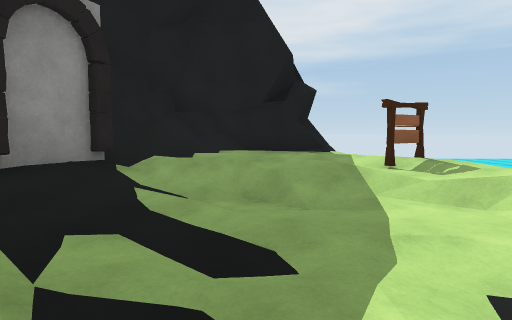
View 1 (above)

16 first-person views from a walk through a 3-D level made in the Unity game engine. The camera is 1.4 m above the floor, tilts 4° down and sees 75° across. The floor is counted in squares, 2 m on a side. Each view is taken from the middle of a square. On the plan, view 1 faces up. The plan holds only what a view shows up to about 10 squares ahead; the rest is blank. The place goes on beyond the plan. The player character is not drawn. Surface patterns are stand-ins for the level's own textures.

View 2
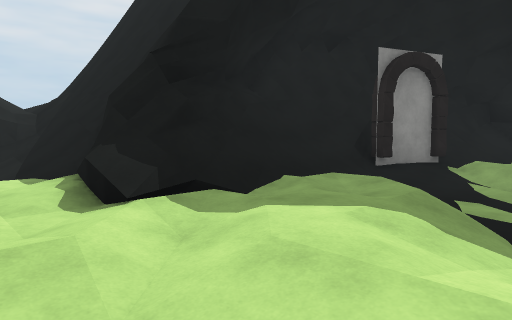

View 3
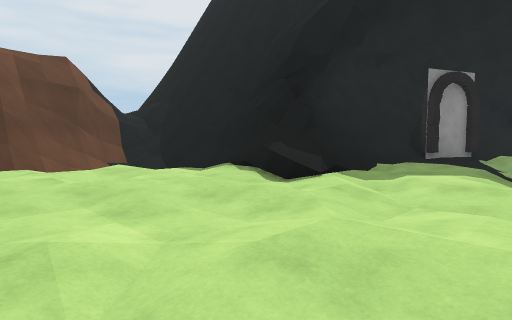

View 4
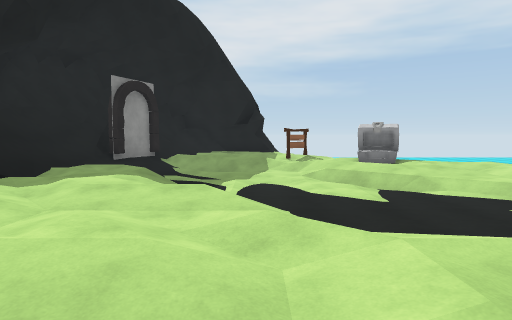

View 5
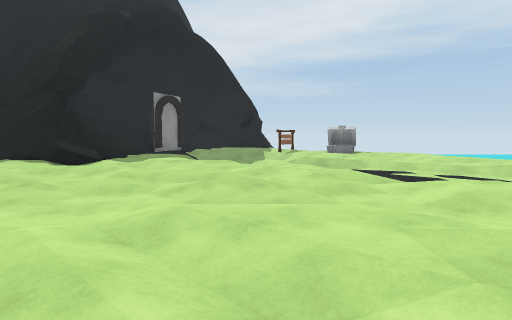

View 6
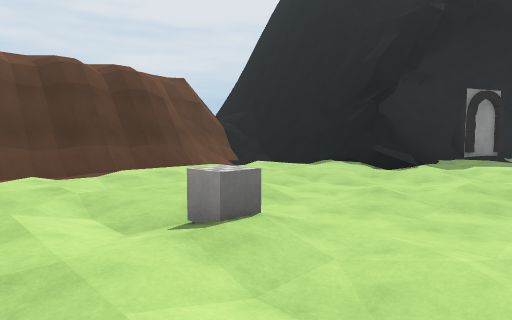

View 7
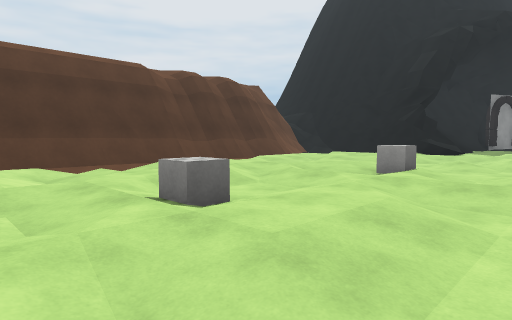

View 8
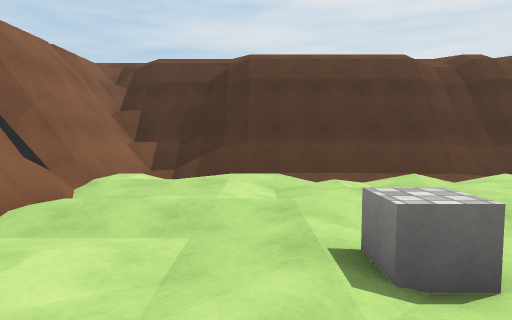

View 9
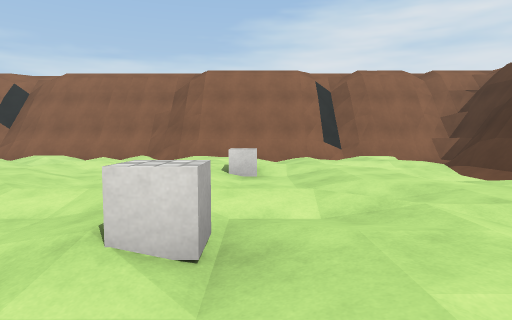

View 10
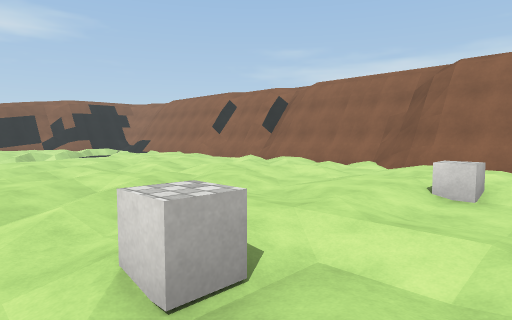

View 11
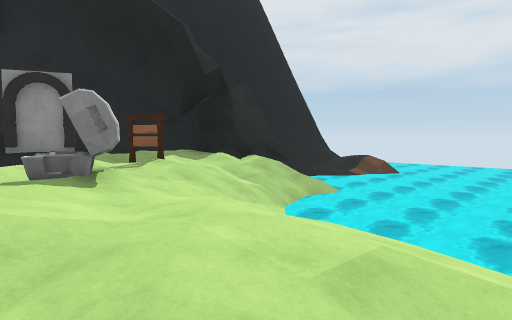

View 12
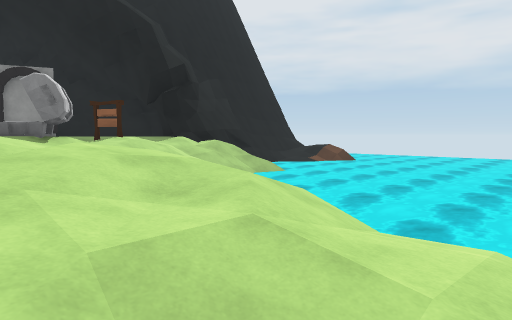

View 13
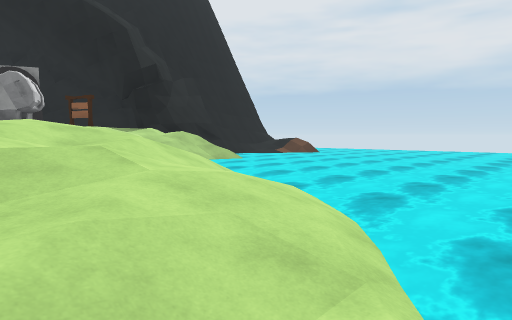

View 14
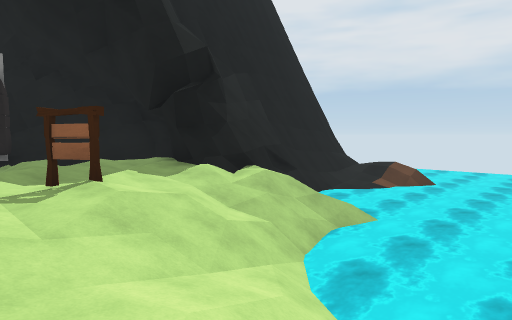

View 15
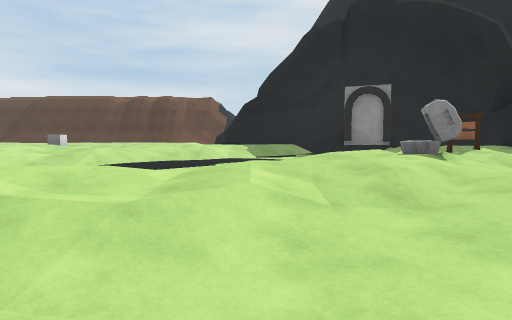

View 16
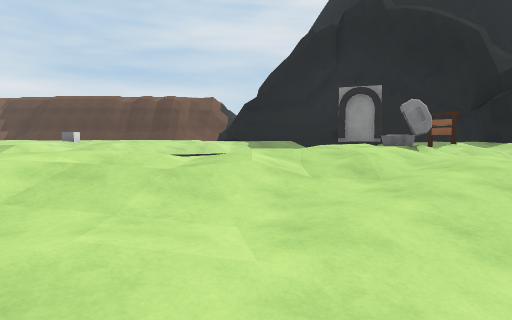

### Floor plan
Key: @ floor where view 1 was taken; # wall or solid block; . main floor; : floor 0.25 m higher than the main floor; - floor 0.25 m lower than the main floor; _ floor 0.5 m lower than the main floor; < floor 0.75 m lower than the main floor; ( floor 1 m lower than the main floor; ! floor 1.25 m lower than the main floor; ? floor 1.75 m lower than the main floor; + floor 5.25 m higher than the main floor; * floor 5.5 m higher than the main floor; % floor 5.75 m higher than the main floor; & floor 6 m higher than the main floor; / step, stairs or slope; = window, fence, low wall or low ledge; ~ water the walk can cross; ≈ water the walk keeps out of; ^ raised ledge; v drop or lower ground; C cube; O other object.
Columns run from 11 left of view 1 to 13 right of it. Each row starts with its distance up from view 1.
 13              ≈≈≈≈≈≈≈≈≈≈
 12            #v≈≈≈≈≈≈≈≈≈≈≈
 11            ## ≈≈≈≈≈≈≈≈≈≈
 10            ##≈≈?~≈≈≈≈≈≈≈
  9          ####./~~≈≈≈≈≈≈≈
  8         ^//##///~≈≈≈≈≈≈≈
  7         ^/:.:.//~~~≈≈≈≈≈
  6        ^#/...:./// /~~~≈≈
  5       ^#O///.O.////////~≈
  4      ^^/O-_</.../-/-////≈
  3      ^///_____.OO.../<(?~
  2      ^////____/.::/.-_!/?
  1      ^^/../___</....__<
  0 ########/:/@____..:./__(
 -1 //////##/.:/_____...._-
 -2 =#///../..../_____/../
 -3 =v#/ ....:.../____/::
 -4 &v#/ :.:..::.:/_
 -5  *##_........../
 -6  *v#_..........:
 -7  %v#_:..........
 -8  +v#_:.:.C...:.../
 -9  %v#_:.:.:...:...:
-10  %v#_.:..:.:.:...:
-11  %v#_.:..:..:..:.:
-12  %v#_.:.C:...:..:
-13  %v#_....:......
-14 &v##_:...:.....
-15 &v#//:...:......
-16 &vv#############
-17 %vvvvv  vvv##
-18            =

Positions as (right, up) in squares from view 1, and headings:
1: (0, 0), facing up
2: (0, -3), facing up-left
3: (0, -6), facing up-left
4: (1, -6), facing up
5: (1, -10), facing up
6: (0, -10), facing up-left
7: (0, -14), facing up-left
8: (-1, -13), facing left
9: (-3, -6), facing down
10: (-4, -7), facing down-right
11: (9, 2), facing up-left
12: (11, 2), facing up-left
13: (13, 2), facing up-left
14: (7, 4), facing up-left
15: (11, 0), facing left
16: (12, 0), facing left
